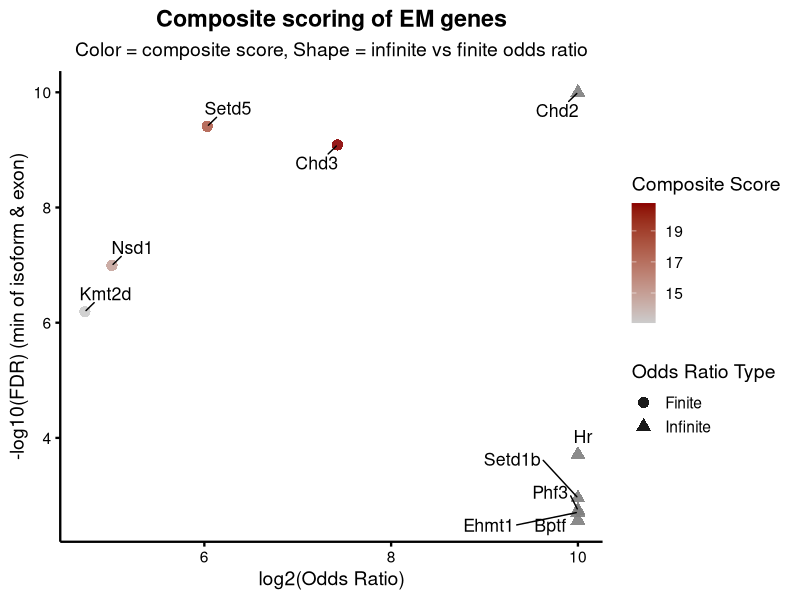
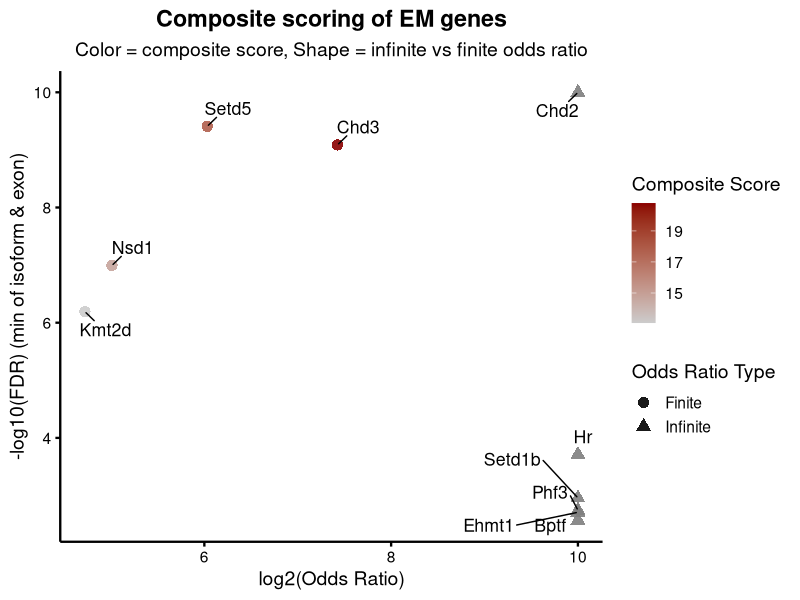

Write R code to recreate these figures, in order.
library(ggplot2)
library(ggrepel)
library(readr)
library(dplyr)

# 1. Load ranked EM gene data
ranked <- read_csv("EM_genes_non_overlapping_intersected_genes_ranked_by_composite_score.csv", show_col_types = FALSE)

# 2. Compute plotting metrics
ranked <- ranked %>%
  mutate(
    is_infinite = is.infinite(odds_ratio),
    odds_ratio_capped = ifelse(is_infinite, 1024, odds_ratio),
    log2_odds_ratio = pmin(log2(odds_ratio_capped + 1e-6), 10),
    neg_log10_min_fdr = -log10(pmin(isoform_fdr, exon_fdr) + 1e-10)
  )

# 3. Get top 10 genes by composite score for labeling
top10 <- ranked %>% slice_max(order_by = composite_score, n = 10)

# 4. Base plot (color = composite_score, shape = is_infinite)
em_plot <- ggplot(ranked, aes(x = log2_odds_ratio, y = neg_log10_min_fdr,
                              color = composite_score, shape = is_infinite)) +
  geom_point(size = 3.5, alpha = 0.9) +
  scale_color_gradient(low = "gray80", high = "darkred") +
  scale_shape_manual(
    values = c("FALSE" = 16, "TRUE" = 17),
    labels = c("FALSE" = "Finite", "TRUE" = "Infinite")
  ) +
  labs(
    title = "Composite scoring of EM genes",
    subtitle = "Color = composite score, Shape = infinite vs finite odds ratio",
    x = "log2(Odds Ratio)",
    y = "-log10(FDR) (min of isoform & exon)",
    color = "Composite Score",
    shape = "Odds Ratio Type"
  ) +
  theme_minimal(base_size = 14) +
  theme(
    panel.grid = element_blank(),
    axis.line = element_line(color = "black", linewidth = 0.8),
    axis.ticks = element_line(color = "black", linewidth = 0.8),
    axis.text = element_text(color = "black"),
    axis.title = element_text(color = "black"),
    plot.title = element_text(hjust = 0.5, face = "bold"),
    plot.subtitle = element_text(hjust = 0.5)
  ) +
  geom_text_repel(data = top10, aes(label = gene_name),
                  size = 4.5, color = "black", box.padding = 0.5)

# 5. Hide shape legend if all entries are finite
if (!any(ranked$is_infinite)) {
  em_plot <- em_plot + guides(shape = "none")
}

# 6. Save and show plot
ggsave("em_genes_non_overlapping_composite_plot_shapes_conditional_legend.pdf", plot = em_plot, width = 10, height = 6, dpi = 300)
print(em_plot)
